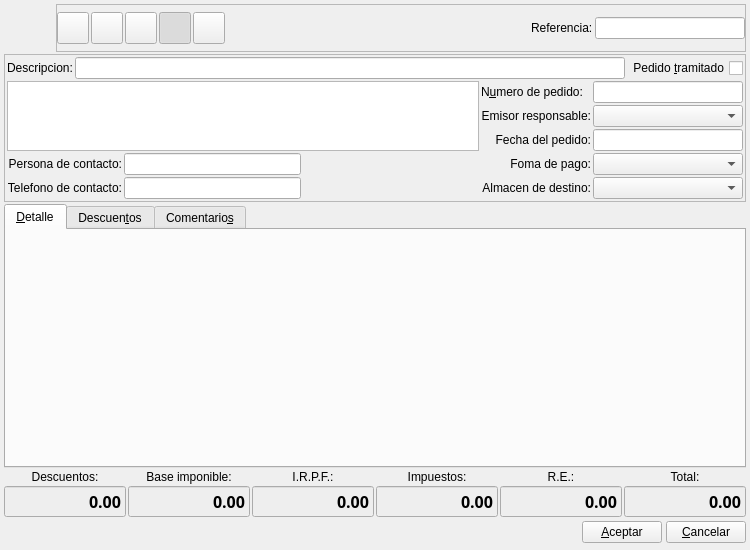
<?xml version="1.0" encoding="UTF-8"?>
<ui version="4.0">
 <author>Tomeu Borras Riera</author>
 <class>PedidoProveedorBase</class>
 <widget class="QWidget" name="PedidoProveedorBase">
  <property name="geometry">
   <rect>
    <x>0</x>
    <y>0</y>
    <width>750</width>
    <height>550</height>
   </rect>
  </property>
  <property name="sizePolicy">
   <sizepolicy hsizetype="Preferred" vsizetype="Expanding">
    <horstretch>0</horstretch>
    <verstretch>0</verstretch>
   </sizepolicy>
  </property>
  <property name="minimumSize">
   <size>
    <width>750</width>
    <height>550</height>
   </size>
  </property>
  <property name="windowTitle">
   <string>Nuevo pedido a proveedor</string>
  </property>
  <property name="windowIcon">
   <iconset resource="../../../bulmages.qrc">
    <normaloff>:/Images/supplier-purchase-order.png</normaloff>:/Images/supplier-purchase-order.png</iconset>
  </property>
  <layout class="QGridLayout" name="gridLayout_2">
   <property name="margin">
    <number>4</number>
   </property>
   <item row="0" column="0" colspan="6">
    <layout class="QHBoxLayout">
     <property name="spacing">
      <number>4</number>
     </property>
     <property name="margin">
      <number>0</number>
     </property>
     <item>
      <widget class="QLabel" name="label5">
       <property name="minimumSize">
        <size>
         <width>48</width>
         <height>48</height>
        </size>
       </property>
       <property name="maximumSize">
        <size>
         <width>48</width>
         <height>48</height>
        </size>
       </property>
       <property name="font">
        <font>
         <family>Sans Serif</family>
         <pointsize>9</pointsize>
         <weight>50</weight>
         <italic>false</italic>
         <bold>false</bold>
         <underline>false</underline>
         <strikeout>false</strikeout>
        </font>
       </property>
       <property name="acceptDrops">
        <bool>false</bool>
       </property>
       <property name="text">
        <string/>
       </property>
       <property name="pixmap">
        <pixmap resource="../../../bulmages.qrc">:/Images/supplier-purchase-order.png</pixmap>
       </property>
       <property name="scaledContents">
        <bool>true</bool>
       </property>
      </widget>
     </item>
     <item>
      <widget class="QFrame" name="frame_2">
       <property name="frameShape">
        <enum>QFrame::StyledPanel</enum>
       </property>
       <property name="frameShadow">
        <enum>QFrame::Raised</enum>
       </property>
       <layout class="QHBoxLayout" name="horizontalLayout">
        <property name="margin">
         <number>0</number>
        </property>
        <item>
         <widget class="QToolButton" name="mui_guardar">
          <property name="minimumSize">
           <size>
            <width>32</width>
            <height>32</height>
           </size>
          </property>
          <property name="maximumSize">
           <size>
            <width>32</width>
            <height>32</height>
           </size>
          </property>
          <property name="toolTip">
           <string>Guardar pedido</string>
          </property>
          <property name="whatsThis">
           <string>Guardar pedido</string>
          </property>
          <property name="text">
           <string/>
          </property>
          <property name="icon">
           <iconset resource="../../../bulmages.qrc">
            <normaloff>:/Images/edit-save.png</normaloff>:/Images/edit-save.png</iconset>
          </property>
          <property name="iconSize">
           <size>
            <width>22</width>
            <height>22</height>
           </size>
          </property>
          <property name="shortcut">
           <string>Ctrl+S</string>
          </property>
         </widget>
        </item>
        <item>
         <widget class="QToolButton" name="mui_borrar">
          <property name="minimumSize">
           <size>
            <width>32</width>
            <height>32</height>
           </size>
          </property>
          <property name="maximumSize">
           <size>
            <width>32</width>
            <height>32</height>
           </size>
          </property>
          <property name="toolTip">
           <string>Borrar pedido</string>
          </property>
          <property name="whatsThis">
           <string>Borrar pedido</string>
          </property>
          <property name="text">
           <string/>
          </property>
          <property name="icon">
           <iconset resource="../../../bulmages.qrc">
            <normaloff>:/Images/edit-delete.png</normaloff>:/Images/edit-delete.png</iconset>
          </property>
          <property name="iconSize">
           <size>
            <width>22</width>
            <height>22</height>
           </size>
          </property>
          <property name="shortcut">
           <string>Ctrl+D</string>
          </property>
         </widget>
        </item>
        <item>
         <widget class="QToolButton" name="mui_imprimir">
          <property name="minimumSize">
           <size>
            <width>32</width>
            <height>32</height>
           </size>
          </property>
          <property name="maximumSize">
           <size>
            <width>32</width>
            <height>32</height>
           </size>
          </property>
          <property name="toolTip">
           <string>Imprimir pedido</string>
          </property>
          <property name="whatsThis">
           <string>Imprimir pedido</string>
          </property>
          <property name="text">
           <string/>
          </property>
          <property name="icon">
           <iconset resource="../../../bulmages.qrc">
            <normaloff>:/Images/document-print.png</normaloff>:/Images/document-print.png</iconset>
          </property>
          <property name="iconSize">
           <size>
            <width>22</width>
            <height>22</height>
           </size>
          </property>
          <property name="shortcut">
           <string>Ctrl+P</string>
          </property>
         </widget>
        </item>
        <item>
         <widget class="QToolButton" name="mui_detalles">
          <property name="minimumSize">
           <size>
            <width>32</width>
            <height>32</height>
           </size>
          </property>
          <property name="maximumSize">
           <size>
            <width>32</width>
            <height>32</height>
           </size>
          </property>
          <property name="toolTip">
           <string>Mostrar/ocultar cabecera</string>
          </property>
          <property name="whatsThis">
           <string>Mostrar/ocultar cabecera</string>
          </property>
          <property name="text">
           <string/>
          </property>
          <property name="icon">
           <iconset resource="../../../bulmages.qrc">
            <normaloff>:/Images/document-properties.png</normaloff>:/Images/document-properties.png</iconset>
          </property>
          <property name="iconSize">
           <size>
            <width>22</width>
            <height>22</height>
           </size>
          </property>
          <property name="shortcut">
           <string>Ctrl+G</string>
          </property>
          <property name="checkable">
           <bool>true</bool>
          </property>
          <property name="checked">
           <bool>true</bool>
          </property>
         </widget>
        </item>
        <item>
         <widget class="QToolButton" name="mui_duplicar">
          <property name="minimumSize">
           <size>
            <width>32</width>
            <height>32</height>
           </size>
          </property>
          <property name="maximumSize">
           <size>
            <width>32</width>
            <height>32</height>
           </size>
          </property>
          <property name="toolTip">
           <string>Duplicar pedido</string>
          </property>
          <property name="whatsThis">
           <string>Duplicar pedido</string>
          </property>
          <property name="text">
           <string/>
          </property>
          <property name="icon">
           <iconset resource="../../../bulmages.qrc">
            <normaloff>:/BulmaCont32x32/images/png/igualant.xpm</normaloff>:/BulmaCont32x32/images/png/igualant.xpm</iconset>
          </property>
          <property name="iconSize">
           <size>
            <width>22</width>
            <height>22</height>
           </size>
          </property>
          <property name="shortcut">
           <string>Ctrl+P</string>
          </property>
         </widget>
        </item>
        <item>
         <spacer>
          <property name="orientation">
           <enum>Qt::Horizontal</enum>
          </property>
          <property name="sizeType">
           <enum>QSizePolicy::Fixed</enum>
          </property>
          <property name="sizeHint" stdset="0">
           <size>
            <width>50</width>
            <height>21</height>
           </size>
          </property>
         </spacer>
        </item>
        <item>
         <widget class="QFrame" name="mui_plugbotones">
          <property name="sizePolicy">
           <sizepolicy hsizetype="Fixed" vsizetype="Fixed">
            <horstretch>0</horstretch>
            <verstretch>0</verstretch>
           </sizepolicy>
          </property>
          <property name="frameShape">
           <enum>QFrame::NoFrame</enum>
          </property>
          <property name="frameShadow">
           <enum>QFrame::Plain</enum>
          </property>
          <property name="lineWidth">
           <number>0</number>
          </property>
         </widget>
        </item>
        <item>
         <spacer>
          <property name="orientation">
           <enum>Qt::Horizontal</enum>
          </property>
          <property name="sizeType">
           <enum>QSizePolicy::Expanding</enum>
          </property>
          <property name="sizeHint" stdset="0">
           <size>
            <width>10</width>
            <height>20</height>
           </size>
          </property>
         </spacer>
        </item>
        <item>
         <widget class="QLabel" name="textLabel1_2_2_3_2_2">
          <property name="sizePolicy">
           <sizepolicy hsizetype="Preferred" vsizetype="Fixed">
            <horstretch>0</horstretch>
            <verstretch>0</verstretch>
           </sizepolicy>
          </property>
          <property name="text">
           <string>Referencia:</string>
          </property>
          <property name="buddy">
           <cstring>mui_refpedidoproveedor</cstring>
          </property>
         </widget>
        </item>
        <item>
         <widget class="BfBuscarReferencia" name="mui_refpedidoproveedor">
          <property name="minimumSize">
           <size>
            <width>150</width>
            <height>0</height>
           </size>
          </property>
          <property name="maximumSize">
           <size>
            <width>150</width>
            <height>16777215</height>
           </size>
          </property>
         </widget>
        </item>
       </layout>
      </widget>
     </item>
    </layout>
   </item>
   <item row="1" column="0" colspan="6">
    <widget class="QFrame" name="frame">
     <property name="minimumSize">
      <size>
       <width>0</width>
       <height>0</height>
      </size>
     </property>
     <property name="frameShape">
      <enum>QFrame::StyledPanel</enum>
     </property>
     <property name="frameShadow">
      <enum>QFrame::Raised</enum>
     </property>
     <layout class="QGridLayout" name="gridLayout">
      <item row="0" column="0">
       <widget class="QLabel" name="textLabel1_2_2_3_2">
        <property name="sizePolicy">
         <sizepolicy hsizetype="Preferred" vsizetype="Fixed">
          <horstretch>0</horstretch>
          <verstretch>0</verstretch>
         </sizepolicy>
        </property>
        <property name="text">
         <string>Descripcion:</string>
        </property>
        <property name="buddy">
         <cstring>mui_descpedidoproveedor</cstring>
        </property>
       </widget>
      </item>
      <item row="0" column="1" colspan="5">
       <widget class="QLineEdit" name="mui_descpedidoproveedor"/>
      </item>
      <item row="0" column="6">
       <widget class="QCheckBox" name="mui_procesadopedidoproveedor">
        <property name="layoutDirection">
         <enum>Qt::RightToLeft</enum>
        </property>
        <property name="text">
         <string>Pedido &amp;tramitado</string>
        </property>
       </widget>
      </item>
      <item row="1" column="0" rowspan="3" colspan="4">
       <widget class="BlSearchWidget" name="mui_idproveedor">
        <property name="sizePolicy">
         <sizepolicy hsizetype="Expanding" vsizetype="Ignored">
          <horstretch>0</horstretch>
          <verstretch>0</verstretch>
         </sizepolicy>
        </property>
       </widget>
      </item>
      <item row="1" column="4">
       <widget class="QLabel" name="label6">
        <property name="sizePolicy">
         <sizepolicy hsizetype="Preferred" vsizetype="Fixed">
          <horstretch>0</horstretch>
          <verstretch>0</verstretch>
         </sizepolicy>
        </property>
        <property name="text">
         <string>N&amp;umero de pedido:</string>
        </property>
        <property name="buddy">
         <cstring>mui_numpedidoproveedor</cstring>
        </property>
       </widget>
      </item>
      <item row="1" column="5" colspan="2">
       <widget class="QLineEdit" name="mui_numpedidoproveedor">
        <property name="sizePolicy">
         <sizepolicy hsizetype="Fixed" vsizetype="Fixed">
          <horstretch>0</horstretch>
          <verstretch>0</verstretch>
         </sizepolicy>
        </property>
        <property name="minimumSize">
         <size>
          <width>150</width>
          <height>0</height>
         </size>
        </property>
        <property name="maximumSize">
         <size>
          <width>150</width>
          <height>16777215</height>
         </size>
        </property>
       </widget>
      </item>
      <item row="2" column="4">
       <widget class="QLabel" name="m_lblalmacen_2_2">
        <property name="sizePolicy">
         <sizepolicy hsizetype="Preferred" vsizetype="Fixed">
          <horstretch>0</horstretch>
          <verstretch>0</verstretch>
         </sizepolicy>
        </property>
        <property name="text">
         <string>Emisor responsable:</string>
        </property>
        <property name="alignment">
         <set>Qt::AlignRight|Qt::AlignTrailing|Qt::AlignVCenter</set>
        </property>
        <property name="buddy">
         <cstring>mui_idtrabajador</cstring>
        </property>
       </widget>
      </item>
      <item row="2" column="5" colspan="2">
       <widget class="BfBuscarTrabajador" name="mui_idtrabajador">
        <property name="minimumSize">
         <size>
          <width>150</width>
          <height>0</height>
         </size>
        </property>
        <property name="maximumSize">
         <size>
          <width>150</width>
          <height>16777215</height>
         </size>
        </property>
       </widget>
      </item>
      <item row="3" column="4">
       <widget class="QLabel" name="textLabel1_2">
        <property name="sizePolicy">
         <sizepolicy hsizetype="Preferred" vsizetype="Fixed">
          <horstretch>0</horstretch>
          <verstretch>0</verstretch>
         </sizepolicy>
        </property>
        <property name="text">
         <string>Fecha del pedido:</string>
        </property>
        <property name="alignment">
         <set>Qt::AlignRight|Qt::AlignTrailing|Qt::AlignVCenter</set>
        </property>
        <property name="buddy">
         <cstring>mui_fechapedidoproveedor</cstring>
        </property>
       </widget>
      </item>
      <item row="3" column="5" colspan="2">
       <widget class="BlDateSearch" name="mui_fechapedidoproveedor">
        <property name="minimumSize">
         <size>
          <width>150</width>
          <height>0</height>
         </size>
        </property>
        <property name="maximumSize">
         <size>
          <width>150</width>
          <height>16777215</height>
         </size>
        </property>
       </widget>
      </item>
      <item row="4" column="0" colspan="2">
       <widget class="QLabel" name="label7">
        <property name="sizePolicy">
         <sizepolicy hsizetype="Preferred" vsizetype="Fixed">
          <horstretch>0</horstretch>
          <verstretch>0</verstretch>
         </sizepolicy>
        </property>
        <property name="text">
         <string>Persona de contacto:</string>
        </property>
        <property name="alignment">
         <set>Qt::AlignRight|Qt::AlignTrailing|Qt::AlignVCenter</set>
        </property>
        <property name="buddy">
         <cstring>mui_contactpedidoproveedor</cstring>
        </property>
       </widget>
      </item>
      <item row="4" column="2">
       <widget class="QLineEdit" name="mui_contactpedidoproveedor">
        <property name="minimumSize">
         <size>
          <width>150</width>
          <height>0</height>
         </size>
        </property>
       </widget>
      </item>
      <item row="4" column="3">
       <spacer name="horizontalSpacer">
        <property name="orientation">
         <enum>Qt::Horizontal</enum>
        </property>
        <property name="sizeHint" stdset="0">
         <size>
          <width>161</width>
          <height>20</height>
         </size>
        </property>
       </spacer>
      </item>
      <item row="4" column="4">
       <widget class="QLabel" name="m_lblalmacen_2">
        <property name="sizePolicy">
         <sizepolicy hsizetype="Preferred" vsizetype="Fixed">
          <horstretch>0</horstretch>
          <verstretch>0</verstretch>
         </sizepolicy>
        </property>
        <property name="text">
         <string>Foma de pago:</string>
        </property>
        <property name="alignment">
         <set>Qt::AlignRight|Qt::AlignTrailing|Qt::AlignVCenter</set>
        </property>
        <property name="buddy">
         <cstring>mui_idforma_pago</cstring>
        </property>
       </widget>
      </item>
      <item row="4" column="5" colspan="2">
       <widget class="BfBuscarFormaPago" name="mui_idforma_pago">
        <property name="minimumSize">
         <size>
          <width>150</width>
          <height>0</height>
         </size>
        </property>
        <property name="maximumSize">
         <size>
          <width>150</width>
          <height>16777215</height>
         </size>
        </property>
       </widget>
      </item>
      <item row="5" column="5" colspan="2">
       <widget class="BfBuscarAlmacen" name="mui_idalmacen">
        <property name="minimumSize">
         <size>
          <width>150</width>
          <height>0</height>
         </size>
        </property>
        <property name="maximumSize">
         <size>
          <width>150</width>
          <height>16777215</height>
         </size>
        </property>
       </widget>
      </item>
      <item row="5" column="0" colspan="2">
       <widget class="QLabel" name="label8">
        <property name="sizePolicy">
         <sizepolicy hsizetype="Preferred" vsizetype="Fixed">
          <horstretch>0</horstretch>
          <verstretch>0</verstretch>
         </sizepolicy>
        </property>
        <property name="text">
         <string>Telefono de contacto:</string>
        </property>
        <property name="alignment">
         <set>Qt::AlignRight|Qt::AlignTrailing|Qt::AlignVCenter</set>
        </property>
        <property name="buddy">
         <cstring>mui_telpedidoproveedor</cstring>
        </property>
       </widget>
      </item>
      <item row="5" column="2">
       <widget class="QLineEdit" name="mui_telpedidoproveedor">
        <property name="minimumSize">
         <size>
          <width>150</width>
          <height>0</height>
         </size>
        </property>
       </widget>
      </item>
      <item row="5" column="3">
       <spacer name="horizontalSpacer_2">
        <property name="orientation">
         <enum>Qt::Horizontal</enum>
        </property>
        <property name="sizeHint" stdset="0">
         <size>
          <width>161</width>
          <height>20</height>
         </size>
        </property>
       </spacer>
      </item>
      <item row="5" column="4">
       <widget class="QLabel" name="m_lblalmacen">
        <property name="sizePolicy">
         <sizepolicy hsizetype="Preferred" vsizetype="Fixed">
          <horstretch>0</horstretch>
          <verstretch>0</verstretch>
         </sizepolicy>
        </property>
        <property name="text">
         <string>Almacen de destino:</string>
        </property>
        <property name="alignment">
         <set>Qt::AlignRight|Qt::AlignTrailing|Qt::AlignVCenter</set>
        </property>
        <property name="buddy">
         <cstring>mui_idalmacen</cstring>
        </property>
       </widget>
      </item>
     </layout>
    </widget>
   </item>
   <item row="2" column="0" colspan="6">
    <widget class="QTabWidget" name="discounts">
     <property name="enabled">
      <bool>true</bool>
     </property>
     <property name="currentIndex">
      <number>0</number>
     </property>
     <widget class="QWidget" name="tab1">
      <attribute name="title">
       <string>&amp;Detalle</string>
      </attribute>
      <layout class="QVBoxLayout">
       <property name="spacing">
        <number>4</number>
       </property>
       <property name="margin">
        <number>4</number>
       </property>
       <item>
        <widget class="ListLinPedidoProveedorView" name="mui_lineasDetalle" native="true">
         <property name="focusPolicy">
          <enum>Qt::StrongFocus</enum>
         </property>
        </widget>
       </item>
      </layout>
     </widget>
     <widget class="QWidget" name="Tab2">
      <attribute name="title">
       <string>Descuen&amp;tos</string>
      </attribute>
      <layout class="QVBoxLayout">
       <property name="spacing">
        <number>4</number>
       </property>
       <property name="margin">
        <number>4</number>
       </property>
       <item>
        <widget class="ListDescuentoPedidoProveedorView" name="mui_descuentos" native="true">
         <property name="focusPolicy">
          <enum>Qt::StrongFocus</enum>
         </property>
        </widget>
       </item>
      </layout>
     </widget>
     <widget class="QWidget" name="tab3">
      <attribute name="title">
       <string>Comentario&amp;s</string>
      </attribute>
      <layout class="QVBoxLayout">
       <property name="spacing">
        <number>4</number>
       </property>
       <property name="margin">
        <number>4</number>
       </property>
       <item>
        <widget class="QTextEdit" name="mui_comentpedidoproveedor">
         <property name="sizePolicy">
          <sizepolicy hsizetype="Expanding" vsizetype="Preferred">
           <horstretch>0</horstretch>
           <verstretch>0</verstretch>
          </sizepolicy>
         </property>
         <property name="focusPolicy">
          <enum>Qt::StrongFocus</enum>
         </property>
        </widget>
       </item>
      </layout>
     </widget>
    </widget>
   </item>
   <item row="3" column="0">
    <widget class="QLabel" name="label3">
     <property name="text">
      <string>Descuentos:</string>
     </property>
     <property name="alignment">
      <set>Qt::AlignCenter</set>
     </property>
    </widget>
   </item>
   <item row="3" column="1">
    <widget class="QLabel" name="label2">
     <property name="text">
      <string>Base imponible:</string>
     </property>
     <property name="alignment">
      <set>Qt::AlignCenter</set>
     </property>
    </widget>
   </item>
   <item row="3" column="2">
    <widget class="QLabel" name="label4_3">
     <property name="text">
      <string>I.R.P.F.:</string>
     </property>
     <property name="alignment">
      <set>Qt::AlignCenter</set>
     </property>
    </widget>
   </item>
   <item row="3" column="3">
    <widget class="QLabel" name="label4">
     <property name="text">
      <string>Impuestos:</string>
     </property>
     <property name="alignment">
      <set>Qt::AlignCenter</set>
     </property>
    </widget>
   </item>
   <item row="3" column="4">
    <widget class="QLabel" name="label4_2">
     <property name="text">
      <string>R.E.:</string>
     </property>
     <property name="alignment">
      <set>Qt::AlignCenter</set>
     </property>
    </widget>
   </item>
   <item row="3" column="5">
    <widget class="QLabel" name="label1">
     <property name="text">
      <string>Total:</string>
     </property>
     <property name="alignment">
      <set>Qt::AlignCenter</set>
     </property>
    </widget>
   </item>
   <item row="4" column="0">
    <widget class="QLineEdit" name="mui_totalDescuentos">
     <property name="enabled">
      <bool>true</bool>
     </property>
     <property name="minimumSize">
      <size>
       <width>100</width>
       <height>0</height>
      </size>
     </property>
     <property name="palette">
      <palette>
       <active>
        <colorrole role="Base">
         <brush brushstyle="SolidPattern">
          <color alpha="255">
           <red>238</red>
           <green>238</green>
           <blue>238</blue>
          </color>
         </brush>
        </colorrole>
       </active>
       <inactive>
        <colorrole role="Base">
         <brush brushstyle="SolidPattern">
          <color alpha="255">
           <red>238</red>
           <green>238</green>
           <blue>238</blue>
          </color>
         </brush>
        </colorrole>
       </inactive>
       <disabled>
        <colorrole role="Base">
         <brush brushstyle="SolidPattern">
          <color alpha="255">
           <red>255</red>
           <green>255</green>
           <blue>255</blue>
          </color>
         </brush>
        </colorrole>
       </disabled>
      </palette>
     </property>
     <property name="font">
      <font>
       <family>Sans Serif</family>
       <pointsize>12</pointsize>
       <weight>75</weight>
       <italic>false</italic>
       <bold>true</bold>
       <underline>false</underline>
       <strikeout>false</strikeout>
      </font>
     </property>
     <property name="focusPolicy">
      <enum>Qt::NoFocus</enum>
     </property>
     <property name="acceptDrops">
      <bool>false</bool>
     </property>
     <property name="text">
      <string>0.00</string>
     </property>
     <property name="alignment">
      <set>Qt::AlignRight</set>
     </property>
     <property name="readOnly">
      <bool>true</bool>
     </property>
    </widget>
   </item>
   <item row="4" column="1">
    <widget class="QLineEdit" name="mui_totalBaseImponible">
     <property name="minimumSize">
      <size>
       <width>100</width>
       <height>0</height>
      </size>
     </property>
     <property name="palette">
      <palette>
       <active>
        <colorrole role="Base">
         <brush brushstyle="SolidPattern">
          <color alpha="255">
           <red>238</red>
           <green>238</green>
           <blue>238</blue>
          </color>
         </brush>
        </colorrole>
       </active>
       <inactive>
        <colorrole role="Base">
         <brush brushstyle="SolidPattern">
          <color alpha="255">
           <red>238</red>
           <green>238</green>
           <blue>238</blue>
          </color>
         </brush>
        </colorrole>
       </inactive>
       <disabled>
        <colorrole role="Base">
         <brush brushstyle="SolidPattern">
          <color alpha="255">
           <red>255</red>
           <green>255</green>
           <blue>255</blue>
          </color>
         </brush>
        </colorrole>
       </disabled>
      </palette>
     </property>
     <property name="font">
      <font>
       <family>Sans Serif</family>
       <pointsize>12</pointsize>
       <weight>75</weight>
       <italic>false</italic>
       <bold>true</bold>
       <underline>false</underline>
       <strikeout>false</strikeout>
      </font>
     </property>
     <property name="focusPolicy">
      <enum>Qt::NoFocus</enum>
     </property>
     <property name="acceptDrops">
      <bool>false</bool>
     </property>
     <property name="text">
      <string>0.00</string>
     </property>
     <property name="alignment">
      <set>Qt::AlignRight</set>
     </property>
     <property name="readOnly">
      <bool>true</bool>
     </property>
    </widget>
   </item>
   <item row="4" column="2">
    <widget class="QLineEdit" name="mui_totalIRPF">
     <property name="minimumSize">
      <size>
       <width>100</width>
       <height>0</height>
      </size>
     </property>
     <property name="palette">
      <palette>
       <active>
        <colorrole role="Base">
         <brush brushstyle="SolidPattern">
          <color alpha="255">
           <red>238</red>
           <green>238</green>
           <blue>238</blue>
          </color>
         </brush>
        </colorrole>
       </active>
       <inactive>
        <colorrole role="Base">
         <brush brushstyle="SolidPattern">
          <color alpha="255">
           <red>238</red>
           <green>238</green>
           <blue>238</blue>
          </color>
         </brush>
        </colorrole>
       </inactive>
       <disabled>
        <colorrole role="Base">
         <brush brushstyle="SolidPattern">
          <color alpha="255">
           <red>255</red>
           <green>255</green>
           <blue>255</blue>
          </color>
         </brush>
        </colorrole>
       </disabled>
      </palette>
     </property>
     <property name="font">
      <font>
       <family>Sans Serif</family>
       <pointsize>12</pointsize>
       <weight>75</weight>
       <italic>false</italic>
       <bold>true</bold>
       <underline>false</underline>
       <strikeout>false</strikeout>
      </font>
     </property>
     <property name="focusPolicy">
      <enum>Qt::NoFocus</enum>
     </property>
     <property name="acceptDrops">
      <bool>false</bool>
     </property>
     <property name="text">
      <string>0.00</string>
     </property>
     <property name="alignment">
      <set>Qt::AlignRight</set>
     </property>
     <property name="readOnly">
      <bool>true</bool>
     </property>
    </widget>
   </item>
   <item row="4" column="3">
    <widget class="QLineEdit" name="mui_totalImpuestos">
     <property name="minimumSize">
      <size>
       <width>100</width>
       <height>0</height>
      </size>
     </property>
     <property name="palette">
      <palette>
       <active>
        <colorrole role="Base">
         <brush brushstyle="SolidPattern">
          <color alpha="255">
           <red>238</red>
           <green>238</green>
           <blue>238</blue>
          </color>
         </brush>
        </colorrole>
       </active>
       <inactive>
        <colorrole role="Base">
         <brush brushstyle="SolidPattern">
          <color alpha="255">
           <red>238</red>
           <green>238</green>
           <blue>238</blue>
          </color>
         </brush>
        </colorrole>
       </inactive>
       <disabled>
        <colorrole role="Base">
         <brush brushstyle="SolidPattern">
          <color alpha="255">
           <red>255</red>
           <green>255</green>
           <blue>255</blue>
          </color>
         </brush>
        </colorrole>
       </disabled>
      </palette>
     </property>
     <property name="font">
      <font>
       <family>Sans Serif</family>
       <pointsize>12</pointsize>
       <weight>75</weight>
       <italic>false</italic>
       <bold>true</bold>
       <underline>false</underline>
       <strikeout>false</strikeout>
      </font>
     </property>
     <property name="focusPolicy">
      <enum>Qt::NoFocus</enum>
     </property>
     <property name="acceptDrops">
      <bool>false</bool>
     </property>
     <property name="text">
      <string>0.00</string>
     </property>
     <property name="alignment">
      <set>Qt::AlignRight</set>
     </property>
     <property name="readOnly">
      <bool>true</bool>
     </property>
    </widget>
   </item>
   <item row="4" column="4">
    <widget class="QLineEdit" name="mui_totalRecargo">
     <property name="minimumSize">
      <size>
       <width>100</width>
       <height>0</height>
      </size>
     </property>
     <property name="palette">
      <palette>
       <active>
        <colorrole role="Base">
         <brush brushstyle="SolidPattern">
          <color alpha="255">
           <red>238</red>
           <green>238</green>
           <blue>238</blue>
          </color>
         </brush>
        </colorrole>
       </active>
       <inactive>
        <colorrole role="Base">
         <brush brushstyle="SolidPattern">
          <color alpha="255">
           <red>238</red>
           <green>238</green>
           <blue>238</blue>
          </color>
         </brush>
        </colorrole>
       </inactive>
       <disabled>
        <colorrole role="Base">
         <brush brushstyle="SolidPattern">
          <color alpha="255">
           <red>255</red>
           <green>255</green>
           <blue>255</blue>
          </color>
         </brush>
        </colorrole>
       </disabled>
      </palette>
     </property>
     <property name="font">
      <font>
       <family>Sans Serif</family>
       <pointsize>12</pointsize>
       <weight>75</weight>
       <italic>false</italic>
       <bold>true</bold>
       <underline>false</underline>
       <strikeout>false</strikeout>
      </font>
     </property>
     <property name="focusPolicy">
      <enum>Qt::NoFocus</enum>
     </property>
     <property name="acceptDrops">
      <bool>false</bool>
     </property>
     <property name="text">
      <string>0.00</string>
     </property>
     <property name="alignment">
      <set>Qt::AlignRight</set>
     </property>
     <property name="readOnly">
      <bool>true</bool>
     </property>
    </widget>
   </item>
   <item row="4" column="5">
    <widget class="QLineEdit" name="mui_totalPedido">
     <property name="enabled">
      <bool>true</bool>
     </property>
     <property name="palette">
      <palette>
       <active>
        <colorrole role="Base">
         <brush brushstyle="SolidPattern">
          <color alpha="255">
           <red>238</red>
           <green>238</green>
           <blue>238</blue>
          </color>
         </brush>
        </colorrole>
       </active>
       <inactive>
        <colorrole role="Base">
         <brush brushstyle="SolidPattern">
          <color alpha="255">
           <red>238</red>
           <green>238</green>
           <blue>238</blue>
          </color>
         </brush>
        </colorrole>
       </inactive>
       <disabled>
        <colorrole role="Base">
         <brush brushstyle="SolidPattern">
          <color alpha="255">
           <red>255</red>
           <green>255</green>
           <blue>255</blue>
          </color>
         </brush>
        </colorrole>
       </disabled>
      </palette>
     </property>
     <property name="font">
      <font>
       <family>Sans Serif</family>
       <pointsize>12</pointsize>
       <weight>75</weight>
       <italic>false</italic>
       <bold>true</bold>
       <underline>false</underline>
       <strikeout>false</strikeout>
      </font>
     </property>
     <property name="focusPolicy">
      <enum>Qt::NoFocus</enum>
     </property>
     <property name="acceptDrops">
      <bool>false</bool>
     </property>
     <property name="autoFillBackground">
      <bool>true</bool>
     </property>
     <property name="text">
      <string>0.00</string>
     </property>
     <property name="frame">
      <bool>true</bool>
     </property>
     <property name="alignment">
      <set>Qt::AlignRight</set>
     </property>
     <property name="readOnly">
      <bool>true</bool>
     </property>
    </widget>
   </item>
   <item row="5" column="0" colspan="6">
    <layout class="QHBoxLayout">
     <property name="spacing">
      <number>4</number>
     </property>
     <property name="margin">
      <number>0</number>
     </property>
     <item>
      <spacer>
       <property name="orientation">
        <enum>Qt::Horizontal</enum>
       </property>
       <property name="sizeHint" stdset="0">
        <size>
         <width>468</width>
         <height>27</height>
        </size>
       </property>
      </spacer>
     </item>
     <item>
      <widget class="QPushButton" name="mui_aceptar">
       <property name="text">
        <string>&amp;Aceptar</string>
       </property>
      </widget>
     </item>
     <item>
      <widget class="QPushButton" name="mui_cancelar">
       <property name="text">
        <string>&amp;Cancelar</string>
       </property>
      </widget>
     </item>
    </layout>
   </item>
  </layout>
 </widget>
 <layoutdefault spacing="2" margin="2"/>
 <customwidgets>
  <customwidget>
   <class>BfBuscarReferencia</class>
   <extends>QLineEdit</extends>
   <header>bfbuscarreferencia.h</header>
  </customwidget>
  <customwidget>
   <class>BlDateSearch</class>
   <extends>QLineEdit</extends>
   <header>bldatesearch.h</header>
  </customwidget>
  <customwidget>
   <class>BfBuscarFormaPago</class>
   <extends>QComboBox</extends>
   <header>bfbuscarformapago.h</header>
  </customwidget>
  <customwidget>
   <class>BfBuscarAlmacen</class>
   <extends>QComboBox</extends>
   <header>bfbuscaralmacen.h</header>
  </customwidget>
  <customwidget>
   <class>ListLinPedidoProveedorView</class>
   <extends>QWidget</extends>
   <header>listlinpedidoproveedorview.h</header>
  </customwidget>
  <customwidget>
   <class>ListDescuentoPedidoProveedorView</class>
   <extends>QWidget</extends>
   <header>listdescpedidoproveedorview.h</header>
  </customwidget>
  <customwidget>
   <class>BfBuscarTrabajador</class>
   <extends>QComboBox</extends>
   <header>bfbuscartrabajador.h</header>
  </customwidget>
  <customwidget>
   <class>BlSearchWidget</class>
   <extends>QTextEdit</extends>
   <header>blsearchwidget.h</header>
  </customwidget>
 </customwidgets>
 <tabstops>
  <tabstop>mui_refpedidoproveedor</tabstop>
  <tabstop>mui_descpedidoproveedor</tabstop>
  <tabstop>mui_numpedidoproveedor</tabstop>
  <tabstop>mui_procesadopedidoproveedor</tabstop>
  <tabstop>mui_contactpedidoproveedor</tabstop>
  <tabstop>mui_telpedidoproveedor</tabstop>
  <tabstop>discounts</tabstop>
  <tabstop>mui_lineasDetalle</tabstop>
  <tabstop>mui_descuentos</tabstop>
  <tabstop>mui_comentpedidoproveedor</tabstop>
  <tabstop>mui_guardar</tabstop>
  <tabstop>mui_borrar</tabstop>
  <tabstop>mui_imprimir</tabstop>
  <tabstop>mui_aceptar</tabstop>
  <tabstop>mui_cancelar</tabstop>
 </tabstops>
 <resources>
  <include location="../../../bulmages.qrc"/>
 </resources>
 <connections>
  <connection>
   <sender>mui_detalles</sender>
   <signal>toggled(bool)</signal>
   <receiver>frame</receiver>
   <slot>setShown(bool)</slot>
   <hints>
    <hint type="sourcelabel">
     <x>14</x>
     <y>74</y>
    </hint>
    <hint type="destinationlabel">
     <x>46</x>
     <y>199</y>
    </hint>
   </hints>
  </connection>
 </connections>
</ui>
